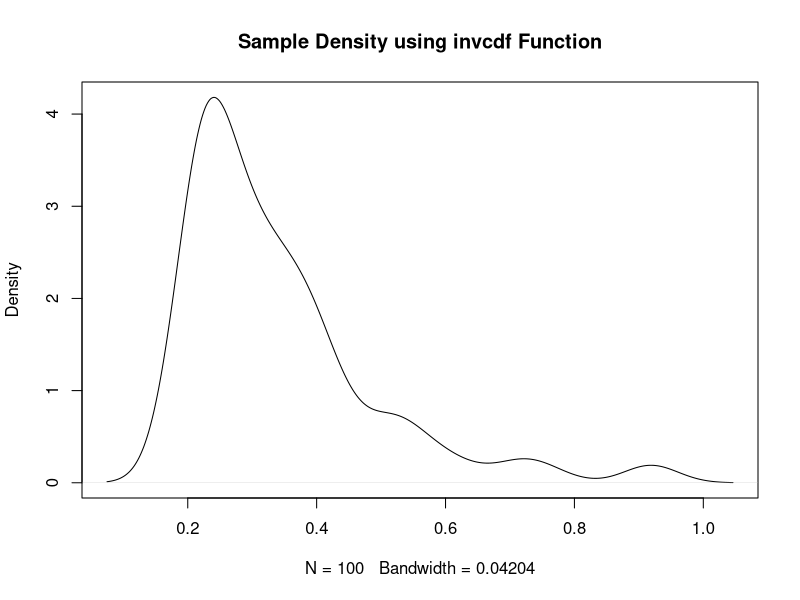

The R script that drew this image:

# invcdf <- function(u, m) {
#     return(1+exp(-u*m))
# }

invcdf <- function(u, m) {
    return(sqrt(m^2/(1 - (1 - m^2) * u)))
}


sample1 <- sapply(runif(100), invcdf, m = 0.2)
plot(density(sample1), main = "Sample Density using invcdf Function")



for (i in (1:length(sample1)))
{
	if (sample1[i] < 1)
		print(sample1[i])
}

l <- rmultinom(n=10,size=99,prob=c(sample1[1],1-sample1[1]))
length(l[1,])


endsign <- function(f, sign = 1) {
    b <- sign
    while (sign * f(b) < 0) b <- 10 * b
    return(b)
}

samplepdf <- function(n, pdf, ..., spdf.lower = -Inf, spdf.upper = Inf) {
    vpdf <- function(v) sapply(v, pdf, ...)  # vectorize
    cdf <- function(x) integrate(vpdf, spdf.lower, x)$value
    invcdf <- function(u) {
        subcdf <- function(t) cdf(t) - u
        if (spdf.lower == -Inf) 
            spdf.lower <- endsign(subcdf, -1)
        if (spdf.upper == Inf) 
            spdf.upper <- endsign(subcdf)
        return(uniroot(subcdf, c(spdf.lower, spdf.upper))$root)
    }
    sapply(runif(n), invcdf)
}

h <- function(t, m) {
    if (t >= m & t <= 1) 
        return(2 * m^2/(1 - m^2)/t^3)
    return(0)
}

sigmoid <- function(t, m) {
    if (t >= m & t <= 1) 
        return(1/(1+exp(-t)))
    return(0)
}

sample2 <- samplepdf(100, h, m = .5)
a <- samplepdf(10, h, m = 0.3)
samplepdf(1, sigmoid, m = 0.1)


rmultinom(n=1,size=99,prob=c(a[1],1-a[1]))